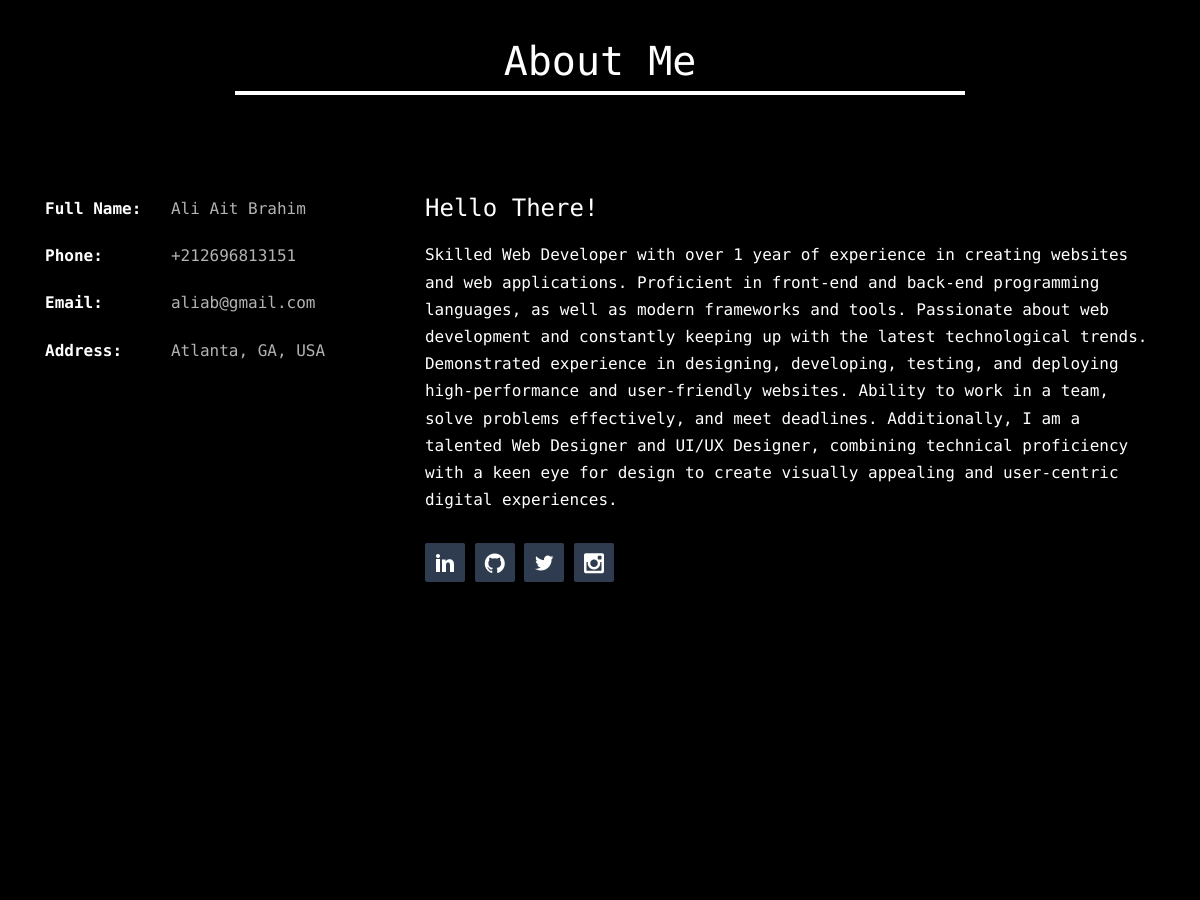
Page /home (middle part) on the earlier database version.
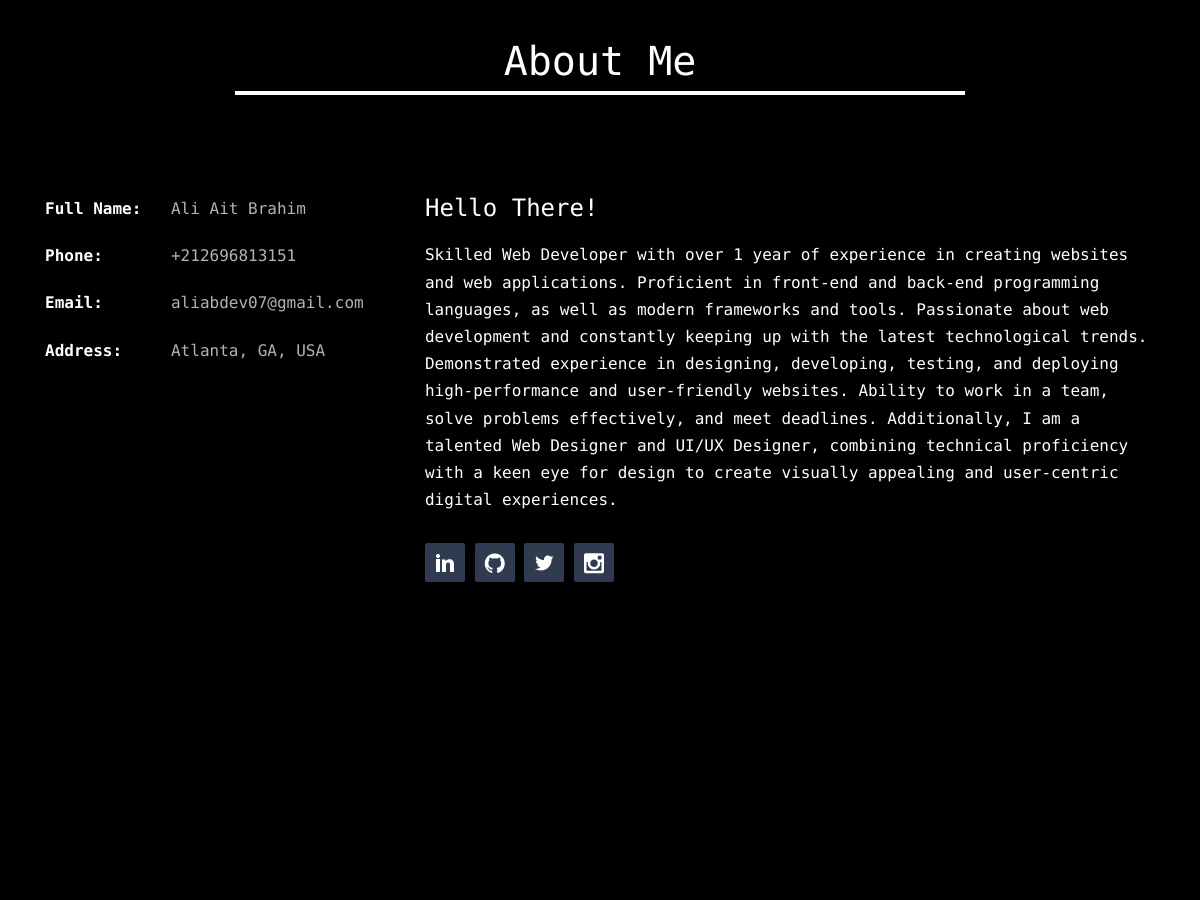
Same page on the later database version.
### website/models.py (models this page shows, shortened)
class Profile(db.Model):
    id = db.Column(db.Integer, primary_key=True)
    user_id = db.Column(db.Integer, db.ForeignKey('user.id'), nullable=False)
    image_file = db.Column(db.String(20), nullable=False, default='default.png')
    address = db.Column(db.String(255), nullable=True)
    phone_number = db.Column(db.String(15), unique=True, nullable=False)
    bio_title = db.Column(db.String(25), nullable=False)
    bio = db.Column(db.Text, nullable=True, default="")
    github = db.Column(db.String(100), nullable=False)
    linkedin = db.Column(db.String(100), nullable=False)
    twitter = db.Column(db.String(100), nullable=True)
    instagram = db.Column(db.String(100), nullable=True)

class User(db.Model, UserMixin):
    id = db.Column(db.Integer, primary_key=True)
    fullname = db.Column(db.String(25), nullable=False)
    username = db.Column(db.String(25), unique=True, nullable=False)
    email = db.Column(db.String(125), unique=True, nullable=False)
    password = db.Column(db.String(60), nullable=False)
    profile = db.relationship('Profile', backref='user', uselist=False)
    experiences = db.relationship('Experience', backref='author', lazy=True)
    educations = db.relationship('Education', backref='author', lazy=True)
    services = db.relationship('Service', backref='author', lazy=True)
    skills = db.relationship('Skill', backref='author', lazy=True)
    projects = db.relationship('Project', backref='author', lazy=True)

### website/routes.py (the view)
@app.route("/")
@app.route("/home")
def home():
    profiles = Profile.query.all()
    experiences = Experience.query.all()
    educations = Education.query.all()
    services = Service.query.all()
    skills = Skill.query.all()
    projects = Project.query.all()
    return render_template("home.html", profiles=profiles, experiences=experiences, educations=educations, services=services, skills=skills, projects=projects )

### website/templates/home.html (shortened to what this page needs)
{% extends "base.html" %}
{% block content %}
<div class="d-flex flex-column min-vh-100">
    <div id="page">
        <div id="fh5co-about" class="animate-box section">
            <div class="container">
                <div class="row">
                    <div class="col-md-8 col-md-offset-2 text-center fh5co-heading">
                        <h2>About Me</h2>
                    </div>
                </div>
                <div class="row">
                    {% for profile in profiles %}
                    <div class="col-md-4">
                        <ul class="info">
                            <li><span class="first-block">Full Name:</span><span class="second-block">{{ profile.user.fullname }}</span></li>
                            <li><span class="first-block">Phone:</span><span class="second-block">{{ profile.phone_number }}</span></li>
                            <li><span class="first-block">Email:</span><span class="second-block">{{ profile.user.email }}</span></li>
                            <li><span class="first-block">Address:</span><span class="second-block">{{ profile.address }}</span></li>
                        </ul>
                    </div>
                    <div class="col-md-8">
                        <h3>{{ profile.bio_title }}</h3>
                        <p>{{ profile.bio }}</p>
                        <ul class="fh5co-social-icons">
                            <li><a href="{{ profile.linkedin }}" target="_blank"><i class="icon-linkedin2"></i></a></li>
                            <li><a href="{{ profile.github }}" target="_blank"><i class="icon-github2"></i></a></li>
                            <li><a href="{{ profile.twitter }}" target="_blank"><i class="icon-twitter2"></i></a></li>
                            <li><a href="{{ profile.instagram }}" target="_blank"><i class="icon-instagram2"></i></a></li>
                        </ul>
                    </div>
                    {% endfor %}
                </div>
            </div>
        </div>
        <div id="fh5co-resume" class="fh5co-bg-color section">
            <div class="container">
            </div>
        </div>
    </div>
</div>
{% endblock content %}

Differences in the rows shown:
changed through a linked row, Profile "Hello There!": user.email "aliab@gmail.com" → "aliabdev07@gmail.com"
